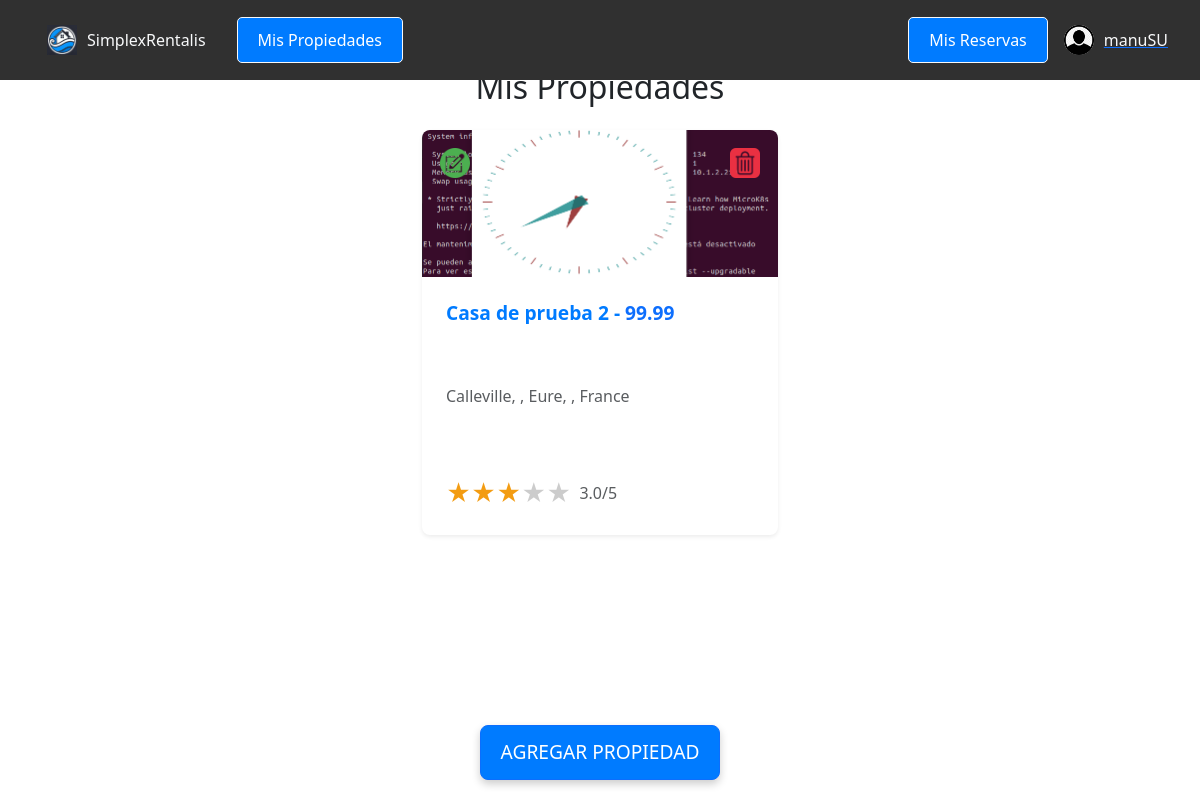
The app's page /mis_propiedades/ (signed in), older data.
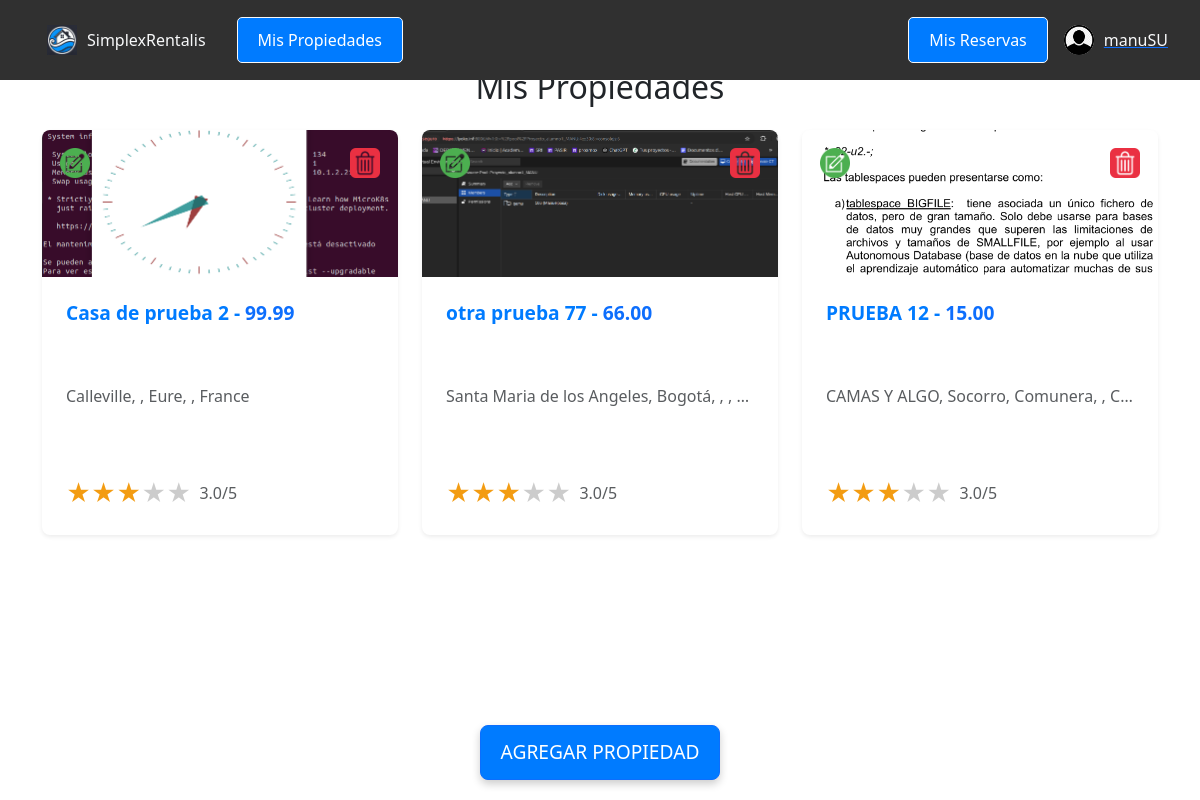
The same page, newer data.
### SimplexRentalisAPP/models.py (models this page shows, shortened)
class User(AbstractUser):
    email = models.EmailField(unique=True, max_length=254)
    telefono = models.CharField(unique=True, max_length=15, blank=True, null=True)
    fecha_nacimiento = models.DateField(null=True, blank=True)
    genero = models.CharField(
        max_length=10,
        choices=[('masculino', 'Masculino'), ('femenino', 'Femenino'), ('otro', 'Otro')],
        blank=True,
        null=True
    )
    identidad_usuario = models.OneToOneField(
        'IdentidadUsuario',
        on_delete=models.SET_NULL,
        null=True,
        blank=True,
        related_name='usuario_asociado'
    )
    avatar = models.ImageField(
        upload_to='avatars/',
        null=True,
        blank=True,
        default='defaults/default_avatar.png'
    )
    es_propietario = models.BooleanField(default=False)
    ultimo_acceso = models.DateTimeField(null=True, blank=True)
    groups = models.ManyToManyField(
        'auth.Group',
        related_name='custom_user_groups',
        blank=True
    )
    user_permissions = models.ManyToManyField(
        'auth.Permission',
        related_name='custom_user_permissions',
        blank=True
    )

class Propiedades(models.Model):
    id = models.AutoField(primary_key=True)
    nombre = models.CharField(max_length=100, blank=False, null=False)
    descripcion = models.TextField(max_length=3000, blank=True, null=True)
    direccion = models.CharField(max_length=300, blank=False, null=False)
    precio_noche = MoneyField(max_digits=10, decimal_places=2, blank=False, null=False, default_currency='EUR')
    propietario = models.ForeignKey('User', on_delete=models.CASCADE, related_name='propiedades', blank=False, null=False)
    calificacion = models.DecimalField(
        default=3.0,
        blank=False,
        null=False,
        max_digits=3,
        validators=[MinValueValidator(1), MaxValueValidator(5)],
        decimal_places=1
    )
    permite_mascotas = models.BooleanField(default=False)
    en_mantenimiento = models.BooleanField(default=False)
    capacidad_maxima = models.IntegerField(default=1, blank=False, null=False)
    cantidad_banos = models.IntegerField(default=1, blank=False, null=False)
    cantidad_dormitorios = models.IntegerField(default=1, blank=False, null=False)
    galeria = models.ForeignKey('Galeria', on_delete=models.CASCADE, related_name='propiedades_galeria', blank=True, null=True)
    class Meta:
        constraints = [
            models.UniqueConstraint(fields=['direccion', 'propietario'], name='unique_direccion_propietario')
        ]

class Galeria(models.Model):
    id = models.AutoField(primary_key=True)
    propiedad = models.ForeignKey('Propiedades', related_name='gallery_images', on_delete=models.CASCADE)
    imagen = models.ImageField(upload_to='propiedades/', null=False, blank=False)
    descripcion = models.CharField(max_length=255, blank=True, null=True)
    portada = models.BooleanField(default=False)  # Si es la imagen principal de la propiedad
    class Meta:
        verbose_name = 'Imagen de la propiedad'
        verbose_name_plural = 'Galería de imágenes de las propiedades'

### SimplexRentalisAPP/views.py (the view)
# urls.py: path('mis_propiedades/', views.propiedades_usuario, name='propiedades_usuario'),
@login_required
def propiedades_usuario(request):
    propiedades = Propiedades.objects.filter(propietario=request.user)
    estrellas = range(1, 6)
    for propiedad in propiedades:
        portada = propiedad.gallery_images.filter(portada=True).first()
        if not portada:
            portada = propiedad.gallery_images.first()
        propiedad.portada = portada
    return render(request, 'SimplexRentalisAPP/propiedades_usuario.html', {
        'propiedades': propiedades
    })

### SimplexRentalisAPP/templates/SimplexRentalisAPP/propiedades_usuario.html (shortened to what this page needs)
{% extends 'base.html' %}
{% load static %}
{% block content %}
<div class="container mt-5">
    <div class="position-relative mb-4">
        <h2 class="text-center m-0">Mis Propiedades</h2>
    </div>
    <div class="row justify-content-center">
        {% if propiedades %}
            {% for propiedad in propiedades %}
            <div class="col-12 col-md-6 col-lg-4 mb-4 d-flex align-items-stretch">
                <div class="propiedad-card-wrapper position-relative">
                    <div class="card-buttons">
                        <a href="{% url 'editar_propiedad' propiedad.pk %}" class="btn btn-edit">
                            <img src="{% static 'defaults/boton-editar.png' %}" alt="Editar" class="img-fluid">
                        </a>
                        <a href="javascript:void(0);" class="btn btn-delete" data-bs-toggle="modal" data-bs-target="#deletePropertyModal" data-property-id="{{ propiedad.pk }}" data-url="{% url 'eliminar_propiedad' pk=propiedad.pk %}">
                            <img src="{% static 'defaults/boton-eliminar.png' %}" alt="Eliminar" class="img-fluid">
                        </a>
                    </div>
                    <a href="{% url 'propiedad_detallada' propiedad.pk %}" class="text-decoration-none">
                        <div class="card shadow-sm border-0 rounded-3 overflow-hidden">
                            <div class="card-image">
                                {% if propiedad.portada %}
                                    <img src="{{ propiedad.portada.imagen.url }}" class="img-fluid rounded-top" alt="Imagen de {{ propiedad.nombre }}">
                                {% else %}
                                    <div class="no-imagen d-flex justify-content-center align-items-center bg-light" style="height: 200px;">
                                        <p class="text-muted">No hay imagen disponible.</p>
                                    </div>
                                {% endif %}
                            </div>
                            <div class="card-body p-4">
                                <h5 class="card-title">{{ propiedad.nombre }} - <span class="text-primary">{{ propiedad.precio_noche }}</span></h5>
                                <p class="card-text text-muted">{{ propiedad.direccion }}</p>
                                <div class="d-flex align-items-center">
                                    <div class="rating-stars">
                                        <span class="star {% if propiedad.calificacion >= 1 %}filled{% endif %}">★</span>
                                        <span class="star {% if propiedad.calificacion >= 2 %}filled{% endif %}">★</span>
                                        <span class="star {% if propiedad.calificacion >= 3 %}filled{% endif %}">★</span>
                                        <span class="star {% if propiedad.calificacion >= 4 %}filled{% endif %}">★</span>
                                        <span class="star {% if propiedad.calificacion >= 5 %}filled{% endif %}">★</span>
                                    </div>
                                    <span class="text-muted ms-2">{{ propiedad.calificacion|default:"-" }}/5</span>
                                </div>
                            </div>
                        </div>
                    </a>
                </div>
            </div>
            {% endfor %}
        {% else %}
            <p class="text-center text-muted">No tienes propiedades registradas.</p>
        {% endif %}
    </div>
</div>
<div class="position-fixed w-100" style="bottom: 20px; left: 50%; transform: translateX(-50%); text-align: center;">
    <a href="{% url 'agregar_propiedad' %}" class="btn btn-primary btn-agregar">
        Agregar Propiedad
    </a>
</div>
{% endblock %}

### SimplexRentalisAPP/templates/base.html (shortened to what this page needs)
<!DOCTYPE html>
<html lang="es">
<head>
  {% load static %}
  <link href="https://cdn.jsdelivr.net/npm/bootstrap@5.3.0-alpha3/dist/css/bootstrap.min.css" rel="stylesheet">
  <link rel="stylesheet" href="{% static 'css/style.css' %}">
  <link rel="stylesheet" href="https://cdnjs.cloudflare.com/ajax/libs/font-awesome/5.15.4/css/all.min.css">
</head>
<body>
  <div class="navbar">
    <div class="container-fluid d-flex justify-content-between align-items-center">
      <div class="d-flex align-items-center">
        <a href="/" class="menu-item text-light d-flex align-items-center me-3">
          <img src="{% static 'defaults/logo.png' %}" alt="Logo" style="width: 30px; height: 30px; margin-right: 10px;">
          SimplexRentalis
        </a>
        {% if user.is_authenticated and user.es_propietario %}
          <a href="/mis_propiedades/" class="btn btn-outline-light me-3">Mis Propiedades</a>
        {% endif %}
      </div>
      <div class="d-flex align-items-center">
        {% if user.is_authenticated %}
          <a href="/mis_reservas/" class="btn btn-outline-light me-3">Mis Reservas</a>
        {% endif %}
        <div id="userMenu" class="position-relative">
          {% if user.is_authenticated %}
            <a href="#" class="d-flex align-items-center" id="userDropdown" data-bs-toggle="dropdown" aria-expanded="false">
              {% if user.avatar %}
                <img src="{{ user.avatar.url }}" alt="Avatar" class="rounded-circle" style="width: 30px; height: 30px; margin-right: 10px;">
              {% else %}
                <img src="/media/defaults/default_avatar.png" alt="Avatar" class="rounded-circle" style="width: 30px; height: 30px; margin-right: 10px;">
              {% endif %}
              <span class="text-light">{{ user.username }}</span>
            </a>
          {% else %}
            <button class="btn btn-outline-light btn-login" data-bs-toggle="modal" data-bs-target="#loginModal">Iniciar Sesión</button>
          {% endif %}
        </div>
      </div>
    </div>
  </div>
  <div id="main-content">
    {% block content %}
    {% endblock %}
  </div>

### static/css/style.css (style rules this page uses)
.menu-item { padding: 15px; color: white; text-align: left; text-decoration: none; display: block; white-space: nowrap; }
.navbar { position: fixed; top: 0; left: 0; width: 100%; background-color: #303030; color: white; z-index: 900; padding: 10px 20px; }
.navbar .container-fluid { display: flex; justify-content: flex-end; }
#main-content { margin-left: 60px; margin-top: 60px; padding: 20px; }
.col-12.col-md-6.col-lg-4 { display: flex; flex-direction: column; }
.row.justify-content-center { display: flex; justify-content: center; }
#main-content { max-width: 1200px; margin: auto; padding: 20px; }
.btn { background-color: #007bff; color: white; padding: 10px 20px; border-radius: 5px; text-decoration: none; }
.d-flex { display: flex; align-items: center; }
.d-flex .btn { flex-shrink: 0; }
.card-body { padding: 20px; color: #333; flex-grow: 1; display: flex; flex-direction: column; justify-content: space-between; }
.card-title { font-size: 1.2rem; font-weight: bold; color: #007bff; }
.card-text { color: #666; font-size: 0.9rem; }
.card-image { height: 200px; overflow: hidden; }
.card-image img { width: 100%; height: 100%; object-fit: cover; }
.btn-agregar { padding: 15px 30px; font-size: 1.2rem; z-index: 1100; border-radius: 50px; background-color: #007bff; color: white; box-shadow: 0 4px 8px rgba(0, 0, 0, 0.2); transition: background-color 0.3s ease, transform 0.2s ease; }
.position-fixed { text-align: center; width: 100%; bottom: 20px; left: 50%; transform: translateX(-50%); }
.btn-primary { background-color: #007bff; border-radius: 8px; padding: 12px 20px; text-transform: uppercase; transition: background-color 0.3s ease; }
.card-buttons { position: absolute; top: 10px; left: 10px; right: 10px; display: flex; justify-content: space-between; width: calc(100% - 20px); z-index: 10; }
.btn-edit { background-color: transparent; border: none; padding: 8px; display: flex; justify-content: center; align-items: center; cursor: pointer; }
.btn-edit img { width: 30px; height: 30px; }
.btn-delete { background-color: transparent; border: none; padding: 8px; display: flex; justify-content: center; align-items: center; cursor: pointer; }
.btn-delete img { width: 30px; height: 30px; }
.rating-stars { display: flex; }
.star { font-size: 1.5rem; color: #ccc; }
.star.filled { color: #f39c12; }
.propiedad-card-wrapper { position: relative; }
.card { height: 100%; display: flex; flex-direction: column; transition: transform 0.3s, box-shadow 0.3s; }
.card-body { flex-grow: 1; padding: 1rem; }
.card-image { height: 250px; overflow: hidden; position: relative; width: 100%; }
.card-body { display: flex; flex-direction: column; justify-content: space-between; height: 100%; padding: 0 15px; box-sizing: border-box; }
.card-title { font-size: 1.2rem; font-weight: 600; line-height: 1.2; overflow: hidden; text-overflow: ellipsis; white-space: nowrap; }
.card-text { font-size: 1rem; color: #666; overflow: hidden; text-overflow: ellipsis; white-space: nowrap; }

Row changes from the older to the newer data that the page shows:
added Propiedades: portada.imagen (picture), nombre "otra prueba 77", precio_noche "66.00", direccion "Santa Maria de los Angeles, Bogotá, , ,…", calificacion "3.0"
added Propiedades: portada.imagen (picture), nombre "PRUEBA 12", precio_noche "15.00", direccion "CAMAS Y ALGO, Socorro, Comunera, , C…", calificacion "3.0"
